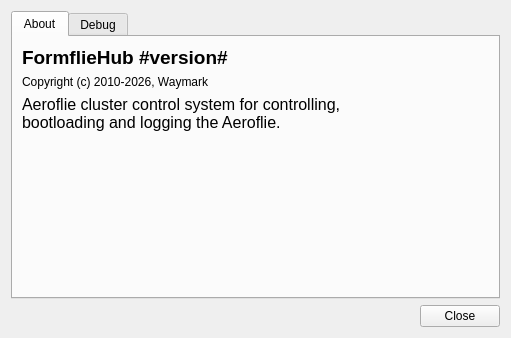
<?xml version="1.0" encoding="UTF-8"?>
<ui version="4.0">
 <class>Form</class>
 <widget class="QWidget" name="Form">
  <property name="windowModality">
   <enum>Qt::ApplicationModal</enum>
  </property>
  <property name="geometry">
   <rect>
    <x>0</x>
    <y>0</y>
    <width>511</width>
    <height>338</height>
   </rect>
  </property>
  <property name="windowTitle">
   <string>About FormflieHub</string>
  </property>
  <layout class="QVBoxLayout" name="verticalLayout_4">
   <item>
    <layout class="QVBoxLayout" name="verticalLayout">
     <item>
      <widget class="QTabWidget" name="tabWidget">
       <property name="enabled">
        <bool>true</bool>
       </property>
       <property name="currentIndex">
        <number>0</number>
       </property>
       <widget class="QWidget" name="About">
        <attribute name="title">
         <string>About</string>
        </attribute>
        <layout class="QHBoxLayout" name="horizontalLayout">
         <item>
          <layout class="QVBoxLayout" name="verticalLayout_3">
           <item>
            <layout class="QGridLayout" name="gridLayout_2">
             <item row="1" column="0">
              <widget class="QLabel" name="label_2">
               <property name="text">
                <string>Copyright (c) 2010-2026, Waymark</string>
               </property>
              </widget>
             </item>
             <item row="2" column="0">
              <widget class="QLabel" name="label">
               <property name="text">
                <string>&lt;html&gt;&lt;head/&gt;&lt;body&gt;&lt;p&gt;&lt;span style=&quot; font-size:12pt;&quot;&gt;Aeroflie cluster control system for controlling,&lt;br/&gt;bootloading and logging the Aeroflie.&lt;/span&gt;&lt;/p&gt;&lt;/body&gt;&lt;/html&gt;</string>
               </property>
               <property name="openExternalLinks">
                <bool>true</bool>
               </property>
               <property name="textInteractionFlags">
                <set>Qt::TextBrowserInteraction</set>
               </property>
              </widget>
             </item>
             <item row="3" column="0">
              <spacer name="verticalSpacer">
               <property name="orientation">
                <enum>Qt::Vertical</enum>
               </property>
               <property name="sizeHint" stdset="0">
                <size>
                 <width>20</width>
                 <height>40</height>
                </size>
               </property>
              </spacer>
             </item>
             <item row="0" column="0">
              <widget class="QLabel" name="_name_label">
               <property name="text">
                <string>&lt;html&gt;&lt;head/&gt;&lt;body&gt;&lt;p&gt;&lt;span style=&quot; font-size:14pt; font-weight:600;&quot;&gt;FormflieHub #version#&lt;/span&gt;&lt;/p&gt;&lt;/body&gt;&lt;/html&gt;</string>
               </property>
              </widget>
             </item>
            </layout>
           </item>
          </layout>
         </item>
        </layout>
       </widget>
       <widget class="QWidget" name="Debug">
        <attribute name="title">
         <string>Debug</string>
        </attribute>
        <layout class="QHBoxLayout" name="horizontalLayout_2">
         <item>
          <layout class="QVBoxLayout" name="verticalLayout_2">
           <item>
            <widget class="QTextBrowser" name="_debug_out"/>
           </item>
          </layout>
         </item>
        </layout>
       </widget>
      </widget>
     </item>
     <item>
      <layout class="QGridLayout" name="gridLayout">
       <item row="1" column="0">
        <spacer name="horizontalSpacer">
         <property name="orientation">
          <enum>Qt::Horizontal</enum>
         </property>
         <property name="sizeHint" stdset="0">
          <size>
           <width>40</width>
           <height>20</height>
          </size>
         </property>
        </spacer>
       </item>
       <item row="1" column="1">
        <widget class="QPushButton" name="_close_button">
         <property name="text">
          <string>Close</string>
         </property>
        </widget>
       </item>
      </layout>
     </item>
    </layout>
   </item>
  </layout>
 </widget>
 <resources/>
 <connections/>
</ui>
